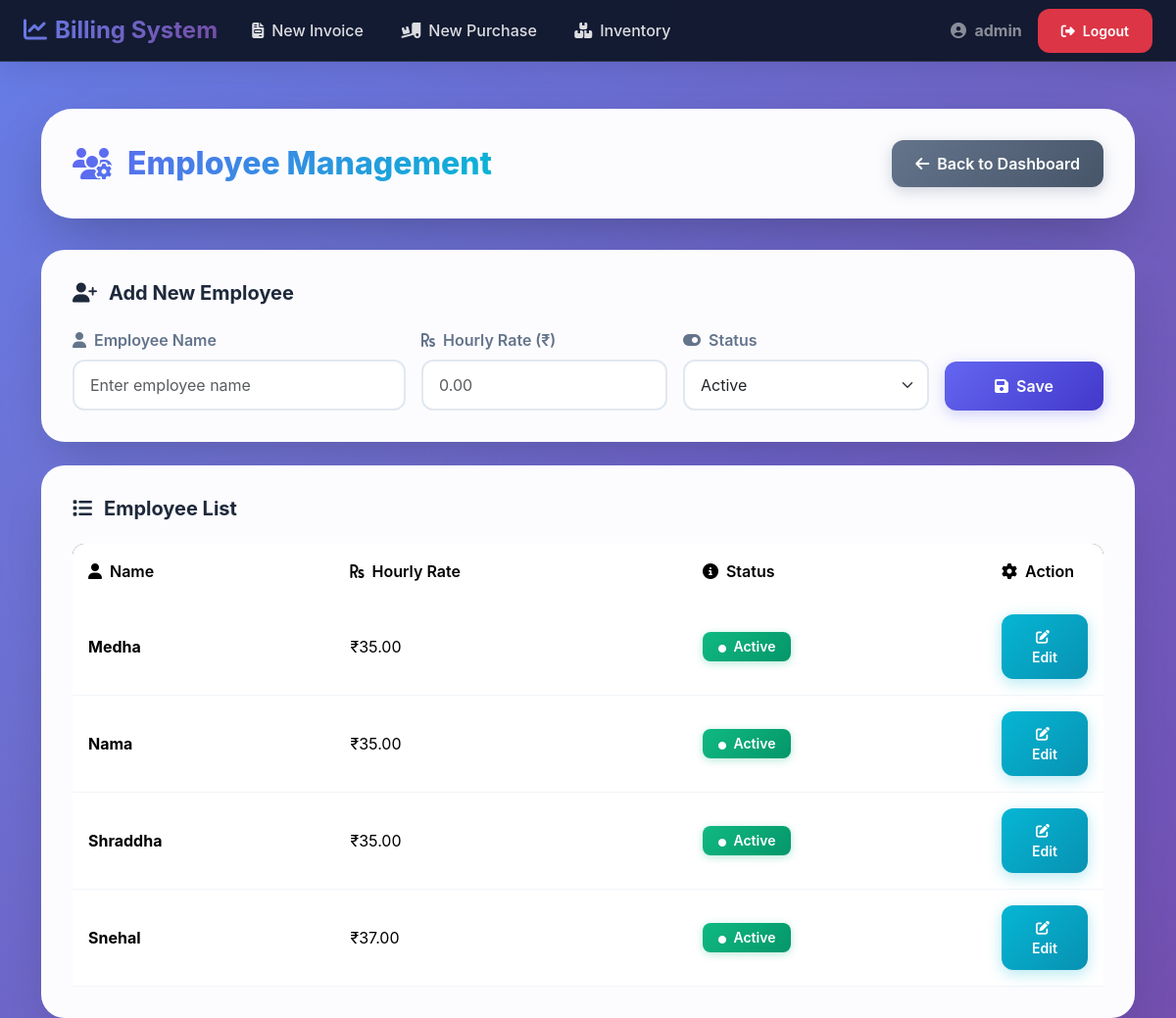
The page /employees.php (signed in) on the database its author committed.
### tables this page shows
CREATE TABLE `employees` (
  `Employee_ID` int(11) NOT NULL,
  `Employee_Name` varchar(100) NOT NULL,
  `Hourly_Rate` decimal(8,2) NOT NULL DEFAULT 100.00,
  `Status` enum('Active','Inactive') DEFAULT 'Active',
  `Created_At` timestamp NOT NULL DEFAULT current_timestamp()
);

### secure_page_template.php (called while the page is built, shortened)
<?php
function check_permission(array $required_roles) {
    return in_array($_SESSION['role'], $required_roles);
}
?>

### employees.php (the view, shortened to what this page needs)
<?php
include 'secure_page_template.php';
include 'db_connect.php';
$result = $conn->query("
    SELECT Employee_ID, Employee_Name, Hourly_Rate, Status
    FROM EMPLOYEES
    ORDER BY Employee_Name
");
?>
<!DOCTYPE html>
<html lang="en">
<head>
    <link href="https://cdn.jsdelivr.net/npm/bootstrap@5.3.3/dist/css/bootstrap.min.css" rel="stylesheet">
    <link rel="stylesheet" href="https://cdnjs.cloudflare.com/ajax/libs/font-awesome/6.4.0/css/all.min.css">
</head>
<body>
<nav class="navbar navbar-expand-lg navbar-dark">
    <div class="container-fluid px-4">
        <a class="navbar-brand" href="index.php">
            <i class="fas fa-chart-line me-2"></i>Billing System
        </a>
        <div class="collapse navbar-collapse" id="navbarNav">
            <ul class="navbar-nav me-auto">
                <li class="nav-item">
                    <a class="nav-link" href="invoice_form.php">
                        <i class="fas fa-file-invoice me-2"></i>New Invoice
                    </a>
                </li>
                <?php if (check_permission([ROLE_ADMIN, ROLE_MANAGER])): ?>
                <li class="nav-item">
                    <a class="nav-link" href="purchase_form.php">
                        <i class="fas fa-truck-loading me-2"></i>New Purchase
                    </a>
                </li>
                <?php endif; ?>
                <li class="nav-item">
                    <a class="nav-link" href="view_inventory.php">
                        <i class="fas fa-boxes me-2"></i>Inventory
                    </a>
                </li>
            </ul>
            <ul class="navbar-nav ms-auto">
                <li class="nav-item me-3 d-flex align-items-center">
                    <span class="navbar-text text-white-50">
                        <i class="fas fa-user-circle me-1"></i>
                        <strong><?= htmlspecialchars($_SESSION['username']) ?></strong>
                    </span>
                </li>
                <li class="nav-item">
                    <a class="btn btn-sm btn-danger" href="logout.php">
                        <i class="fas fa-sign-out-alt me-2"></i>Logout
                    </a>
                </li>
            </ul>
        </div>
    </div>
</nav>
<div class="container mt-5">
    <div class="page-header">
        <h3>
            <i class="fas fa-users-cog"></i>
            <span>Employee Management</span>
        </h3>
        <a href="index.php" class="btn btn-secondary">
            <i class="fas fa-arrow-left me-2"></i>Back to Dashboard
        </a>
    </div>
    <div class="card mb-4">
        <div class="card-body">
            <h5>
                <i class="fas fa-user-plus"></i>
                <span id="formTitle">Add New Employee</span>
            </h5>
            <form method="POST" class="row g-3" id="employeeForm">
                <div class="col-md-4">
                    <label class="form-label">
                        <i class="fas fa-user"></i>
                        Employee Name
                    </label>
                    <input type="text"
                           name="employee_name"
                           id="employee_name"
                           class="form-control"
                           placeholder="Enter employee name"
                           required>
                </div>
                <div class="col-md-3">
                    <label class="form-label">
                        <i class="fas fa-rupee-sign"></i>
                        Hourly Rate (₹)
                    </label>
                    <input type="number"
                           step="0.01"
                           name="hourly_rate"
                           id="hourly_rate"
                           class="form-control"
                           placeholder="0.00"
                           required>
                </div>
                <div class="col-md-3">
                    <label class="form-label">
                        <i class="fas fa-toggle-on"></i>
                        Status
                    </label>
                    <select name="status" id="status" class="form-select">
                        <option value="Active">Active</option>
                    </select>
                </div>
                <div class="col-md-2 d-grid">
                    <label class="form-label d-block">&nbsp;</label>
                    <button type="submit" class="btn btn-primary">
                        <i class="fas fa-save me-2"></i>Save
                    </button>
                </div>
            </form>
        </div>
    </div>
    <div class="card">
        <div class="card-body">
            <h5>
                <i class="fas fa-list"></i>
                Employee List
            </h5>
            <div class="table-responsive">
                <table class="table table-hover align-middle">
                    <thead>
                        <tr>
                            <th><i class="fas fa-user me-2"></i>Name</th>
                            <th><i class="fas fa-rupee-sign me-2"></i>Hourly Rate</th>
                            <th><i class="fas fa-info-circle me-2"></i>Status</th>
                            <th width="120"><i class="fas fa-cog me-2"></i>Action</th>
                        </tr>
                    </thead>
                    <tbody>
                    <?php if ($result->num_rows > 0): ?>
                        <?php while ($row = $result->fetch_assoc()): ?>
                            <tr>
                                <td><strong><?= htmlspecialchars($row['Employee_Name']) ?></strong></td>
                                <td>₹<?= number_format($row['Hourly_Rate'], 2) ?></td>
                                <td>
                                    <span class="badge <?= $row['Status'] === 'Active' ? 'bg-success' : 'bg-secondary' ?>">
                                        <i class="fas fa-circle me-1" style="font-size: 0.5rem;"></i>
                                        <?= $row['Status'] ?>
                                    </span>
                                </td>
                                <td>
                                    <button class="btn btn-sm btn-info"
                                        onclick="editEmployee(
                                            '<?= $row['Employee_ID'] ?>',
                                            '<?= htmlspecialchars($row['Employee_Name'], ENT_QUOTES) ?>',
                                            '<?= $row['Hourly_Rate'] ?>',
                                            '<?= $row['Status'] ?>'
                                        )">
                                        <i class="fas fa-edit me-1"></i>Edit
                                    </button>
                                </td>
                            </tr>
                        <?php endwhile; ?>
                    <?php endif; ?>
                    </tbody>
                </table>
            </div>
        </div>
    </div>
</div>
</body>
</html>

### employees.php (style rules this page uses)
:root { --primary: #6366f1; --success: #10b981; --info: #06b6d4; --dark: #1e293b; --gray: #64748b; }
body { background: linear-gradient(135deg, #667eea 0%, #764ba2 100%); min-height: 100vh; font-family: 'Inter', -apple-system, BlinkMacSystemFont, sans-serif; }
body::before { content: ''; position: fixed; top: 0; left: 0; width: 100%; height: 100%; background: radial-gradient(circle at 20% 50%, rgba(120, 119, 198, 0.3), transparent 50%), radial-gradient(circle at 80% 80%, rgba(99, 102, 241, 0.3), transparent 50%); pointer-events: none; z-index: 0; }
.navbar { background: rgba(15, 23, 42, 0.95) !important; backdrop-filter: blur(20px); box-shadow: 0 8px 32px rgba(0, 0, 0, 0.1); border-bottom: 1px solid rgba(255, 255, 255, 0.1); position: sticky; top: 0; z-index: 1000; }
.navbar-brand { font-weight: 700; font-size: 1.5rem; background: linear-gradient(135deg, #667eea, #764ba2); -webkit-background-clip: text; -webkit-text-fill-color: transparent; }
.nav-link { color: rgba(255, 255, 255, 0.85) !important; font-weight: 500; padding: 0.6rem 1.2rem !important; border-radius: 0.75rem; transition: all 0.3s ease; }
.container { position: relative; z-index: 1; }
.page-header { background: rgba(255, 255, 255, 0.98); border-radius: 2rem; padding: 2rem; margin: 2rem 0; box-shadow: 0 20px 60px -15px rgba(0, 0, 0, 0.3); display: flex; justify-content: space-between; align-items: center; animation: slideDown 0.6s ease; }
.page-header h3 { font-size: 2rem; font-weight: 800; background: linear-gradient(135deg, var(--primary), #06b6d4); -webkit-background-clip: text; -webkit-text-fill-color: transparent; margin: 0; display: flex; align-items: center; gap: 1rem; }
.card { background: rgba(255, 255, 255, 0.98); border: none; border-radius: 1.5rem; box-shadow: 0 20px 50px -15px rgba(0, 0, 0, 0.2); animation: fadeInUp 0.6s ease backwards; }
.card:nth-child(2) { animation-delay: 0.2s; }
.card-body { padding: 2rem; }
.card h5 { font-weight: 700; color: var(--dark); margin-bottom: 1.5rem; display: flex; align-items: center; gap: 0.75rem; }
.form-label { font-weight: 600; color: var(--gray); margin-bottom: 0.5rem; display: flex; align-items: center; gap: 0.5rem; }
.form-control, .form-select { border: 2px solid #e2e8f0; border-radius: 0.75rem; padding: 0.75rem 1rem; transition: all 0.3s ease; }
.btn { border-radius: 0.75rem; padding: 0.75rem 1.5rem; font-weight: 600; transition: all 0.3s ease; border: none; }
.btn-primary { background: linear-gradient(135deg, var(--primary), #4338ca); box-shadow: 0 4px 15px rgba(99, 102, 241, 0.3); }
.btn-secondary { background: linear-gradient(135deg, var(--gray), #475569); box-shadow: 0 4px 15px rgba(100, 116, 139, 0.3); }
.btn-info { background: linear-gradient(135deg, var(--info), #0891b2); color: white; box-shadow: 0 4px 15px rgba(6, 182, 212, 0.3); }
.table { margin: 0; }
.table thead { background: linear-gradient(135deg, var(--dark), #334155); color: white; }
.table thead th { padding: 1rem; font-weight: 600; border: none; }
.table thead th:first-child { border-top-left-radius: 0.75rem; }
.table thead th:last-child { border-top-right-radius: 0.75rem; }
.table tbody tr { transition: all 0.3s ease; }
.table tbody td { padding: 1rem; vertical-align: middle; border-color: #f1f5f9; }
.badge { padding: 0.5rem 1rem; border-radius: 0.5rem; font-weight: 600; font-size: 0.875rem; }
.bg-success { background: linear-gradient(135deg, var(--success), #059669) !important; box-shadow: 0 2px 8px rgba(16, 185, 129, 0.3); }

### rows shown on the page
employees: Employee_Name "Medha", Hourly_Rate "35.00", Status "Active"
employees: Employee_Name "Nama", Hourly_Rate "35.00", Status "Active"
employees: Employee_Name "Shraddha", Hourly_Rate "35.00", Status "Active"
employees: Employee_Name "Snehal", Hourly_Rate "37.00", Status "Active"

### other values the page prints
$_SESSION['username'] "admin"
